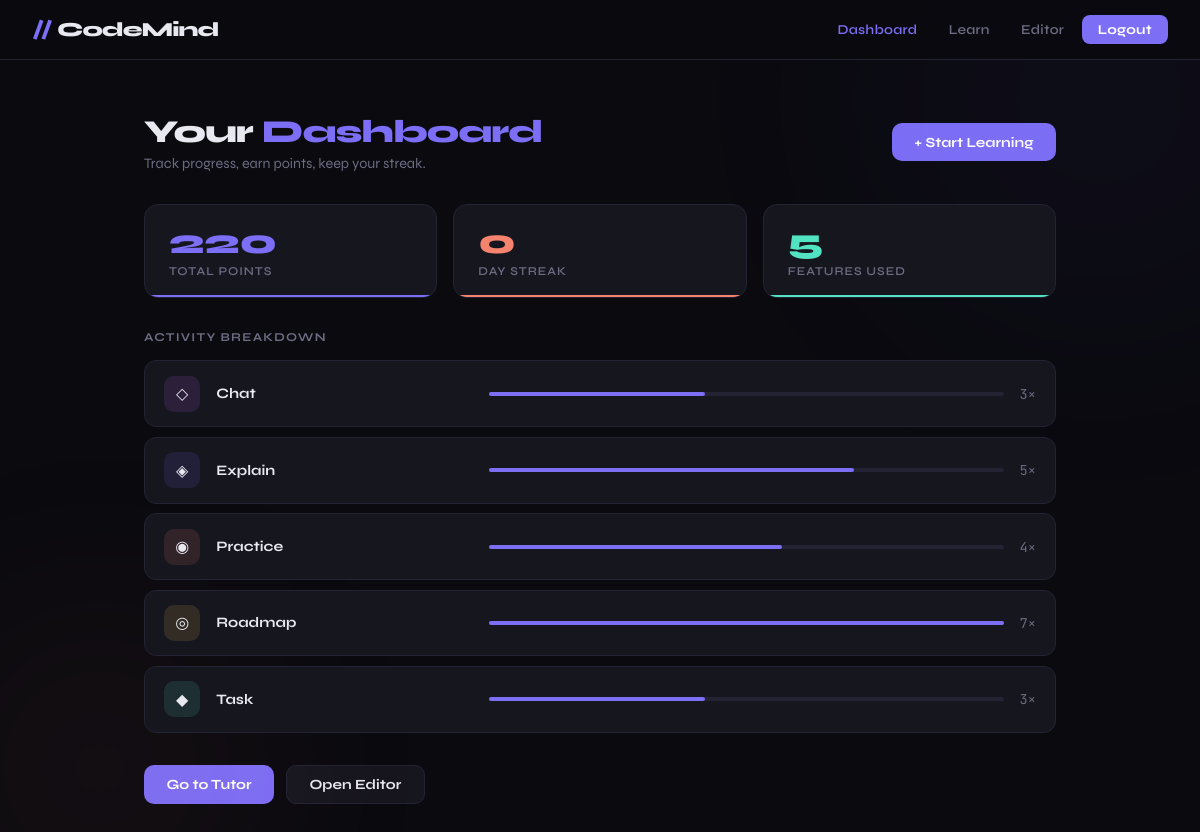
/dashboard (signed in), run on an earlier commit of the app's database.
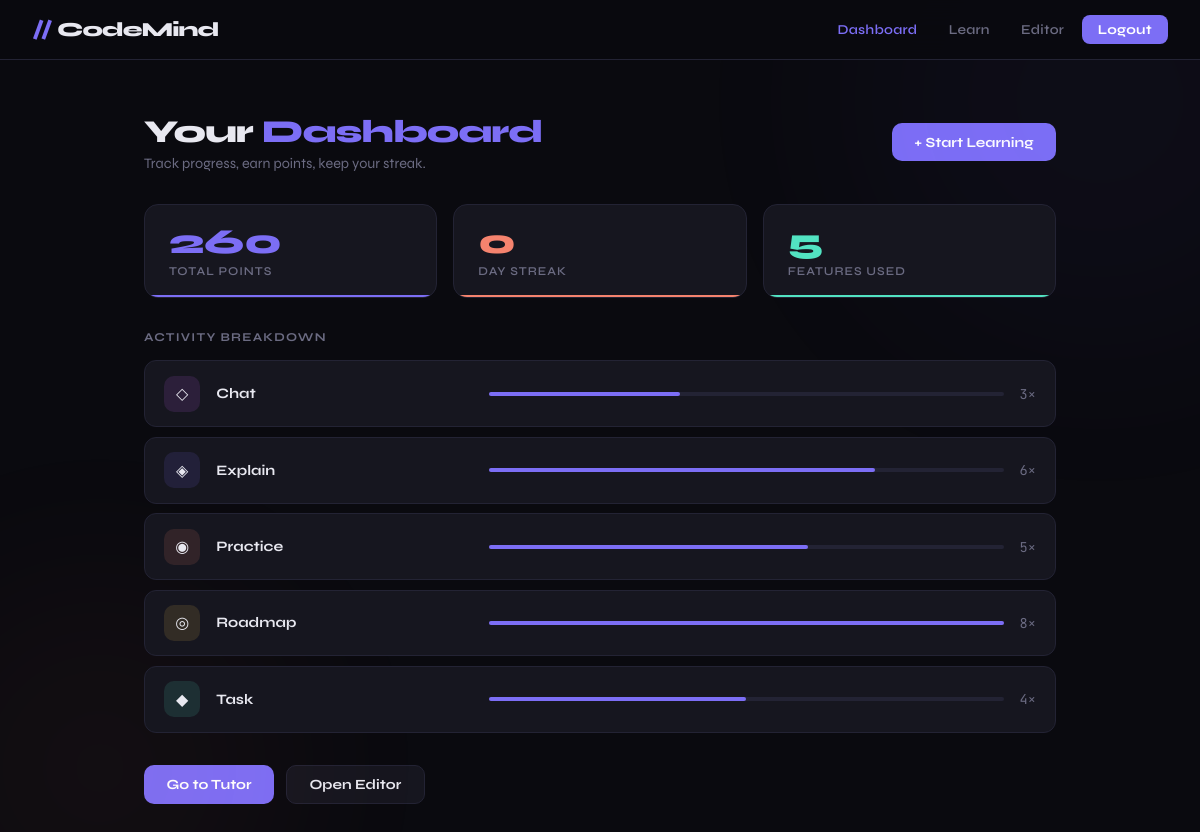
And on a later commit of the database.
### tables this page shows
CREATE TABLE users(
        id INTEGER PRIMARY KEY AUTOINCREMENT,
        username TEXT,
        email TEXT,
        password TEXT,
        points INTEGER DEFAULT 0,
        streak INTEGER DEFAULT 0
    );

### app.py (the view)
@app.route("/dashboard")
def dashboard():
    conn = sqlite3.connect("database.db")
    cur = conn.cursor()
    cur.execute(
        "SELECT feature,COUNT(*) FROM usage WHERE user_id=? GROUP BY feature",
        (session["user"],)
    )
    stats = cur.fetchall()
    cur.execute(
        "SELECT points,streak FROM users WHERE id=?",
        (session["user"],)
    )
    user = cur.fetchone()
    conn.close()
    return render_template(
        "dashboard.html",
        stats=stats,
        points=user[0],
        streak=user[1]
    )

### templates/dashboard.html (shortened to what this page needs)
{% extends "base.html" %}
{% block content %}
<div class="page">
  <div class="hero-row">
    <div>
      <h1>Your <span>Dashboard</span></h1>
      <p style="color:var(--muted);font-size:0.9rem;margin-top:0.25rem">Track progress, earn points, keep your streak.</p>
    </div>
    <a href="/" class="btn btn-primary">+ Start Learning</a>
  </div>
  <div class="stat-chips">
    <div class="stat-chip" style="animation-delay:0s">
      <div class="stat-chip-val">{{ points }}</div>
      <div class="stat-chip-label">Total Points</div>
    </div>
    <div class="stat-chip" style="animation-delay:0.08s">
      <div class="stat-chip-val">{{ streak }}</div>
      <div class="stat-chip-label">Day Streak </div>
    </div>
    <div class="stat-chip" style="animation-delay:0.16s">
      <div class="stat-chip-val">{{ stats|length }}</div>
      <div class="stat-chip-label">Features Used</div>
    </div>
  </div>
  <div class="section-label">Activity Breakdown</div>
  {% if stats %}
    {% set max_count = stats|map(attribute=1)|max %}
    <div class="usage-list">
      {% set icons = {'explain':'◈','practice':'◉','task':'◆','roadmap':'◎','chat':'◇'} %}
      {% set icon_cls = {'explain':'icon-explain','practice':'icon-practice','task':'icon-task','roadmap':'icon-roadmap','chat':'icon-chat'} %}
      {% for feature, count in stats %}
      <div class="usage-row" style="animation-delay:{{ loop.index0 * 0.06 }}s">
        <div class="usage-icon {{ icon_cls.get(feature, 'icon-explain') }}">
          {{ icons.get(feature, '◈') }}
        </div>
        <div class="usage-name">{{ feature }}</div>
        <div class="usage-bar-wrap">
          <div class="usage-bar" style="width:{{ (count / max_count * 100)|int }}%"></div>
        </div>
        <div class="usage-count">{{ count }}×</div>
      </div>
      {% endfor %}
    </div>
  {% else %}
    <div class="empty-state">
      <div class="big">∅</div>
      No activity yet — start learning to see your stats!
    </div>
  {% endif %}
  <div class="cta-row">
    <a href="/" class="btn btn-primary">Go to Tutor</a>
    <a href="/editor" class="btn btn-secondary">Open Editor</a>
  </div>
</div>
{% endblock %}

### templates/base.html (shortened to what this page needs)
<!DOCTYPE html>
<html lang="en">
<head>
</head>
<body>
  <div class="glow-bg"></div>
  {% if session.user %}
  <nav>
    <a class="nav-logo" href="/"><span>//</span> CodeMind</a>
    <div class="nav-links">
      <a href="/dashboard" {% if request.path == '/dashboard' %}class="active"{% endif %}>Dashboard</a>
      <a href="/" {% if request.path == '/' %}class="active"{% endif %}>Learn</a>
      <a href="/editor" {% if request.path == '/editor' %}class="active"{% endif %}>Editor</a>
      <a href="/logout" class="btn-nav">Logout</a>
    </div>
  </nav>
  {% endif %}
  <main>{% block content %}{% endblock %}</main>
</body>
</html>

### templates/base.html (style rules this page uses)
*, *::before, *::after { box-sizing: border-box; margin: 0; padding: 0; }
:root { --bg: #0a0a0f; --surface: #111118; --card: #16161f; --border: #232334; --accent: #7c6ef5; --accent2: #f5836e; --accent3: #52e3c2; --text: #e8e8f0; --muted: #6b6b82; --radius: 14px; --mono: 'JetBrains Mono', monospace; --sans: 'Syne', sans-serif; }
html, body { background: var(--bg); color: var(--text); font-family: var(--sans); min-height: 100vh; overflow-x: hidden; }
nav { position: fixed; top: 0; left: 0; right: 0; z-index: 100; display: flex; align-items: center; gap: 0; padding: 0 2rem; height: 60px; background: rgba(10,10,15,0.85); backdrop-filter: blur(18px); border-bottom: 1px solid var(--border); }
.nav-logo { font-size: 1.25rem; font-weight: 800; letter-spacing: -1px; color: var(--text); margin-right: auto; text-decoration: none; }
.nav-logo span { color: var(--accent); }
.nav-links { display: flex; gap: 0.25rem; align-items: center; }
.nav-links a { color: var(--muted); text-decoration: none; padding: 0.4rem 0.85rem; border-radius: 8px; font-size: 0.85rem; font-weight: 600; letter-spacing: 0.02em; transition: color 0.18s, background 0.18s; }
.nav-links a.active { color: var(--accent); }
.btn-nav { background: var(--accent); color: #fff !important; padding: 0.4rem 1rem !important; border-radius: 8px; font-weight: 700 !important; }
main { padding-top: 80px; min-height: 100vh; }
.btn { display: inline-flex; align-items: center; gap: 0.5rem; padding: 0.65rem 1.4rem; border-radius: 10px; font-family: var(--sans); font-weight: 700; font-size: 0.875rem; border: none; cursor: pointer; transition: all 0.18s; text-decoration: none; }
.btn-primary { background: var(--accent); color: #fff; }
.btn-secondary { background: var(--card); color: var(--text); border: 1px solid var(--border); }
.glow-bg { position: fixed; pointer-events: none; z-index: 0; width: 500px; height: 500px; border-radius: 50%; filter: blur(120px); opacity: 0.04; background: var(--accent); top: -150px; right: -150px; }

What changed in the data, as far as the page shows it:
now on this page (row edited): users: points "260"
Also different on the page:
{{ (count / max_count * 100)|int }}: 42 → 37 (drawn)
{{ points }}: "220" → (not shown)
new list line: "◈ Explain 6 ×"
new list line: "◉ Practice 5 ×"
new list line: "◎ Roadmap 8 ×"
new list line: "◆ Task 4 ×"
list line gone: "◈ Explain 5 ×"
list line gone: "◉ Practice 4 ×"
list line gone: "◎ Roadmap 7 ×"
list line gone: "◆ Task 3 ×"
